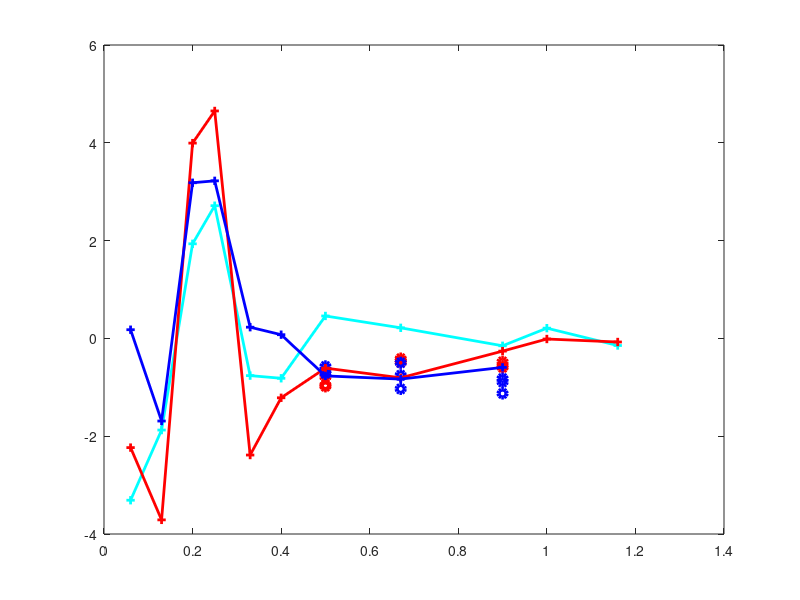

MATLAB code for this plot: (Note: this script raises an error after producing the figure.)
load('flux_BL_sine.mat');
axis_size = 27;
fontSize1 = 30;
fontSize2 = 22;
fontSize3 = 22;
ss =3;

f = [0.5, 0.5, 0.5, 0.67, 0.67, 0.67, 0.9, 0.9, 0.9, 0.9, 0.9, 0.9,...
     0.67, 0.67, 0.67,0.5, 0.5, 0.5];

f_sin = [1.16, 1.0, 0.9, 0.67, 0.5, 0.4, 0.33, 0.25, 0.2, 0.13, 0.06,...
         1.16, 1.0, 0.9, 0.67, 0.5, 0.4, 0.33, 0.25, 0.2, 0.13, 0.06,...
          0.9, 0.67, 0.5, 0.4, 0.33, 0.25, 0.2, 0.13, 0.06];


%SINE WAVE H/h = 0.15

mean_flux_H015  = [mean(flux(1:3,2)), mean(flux(4:6,2)), mean(flux(7:9,2))]*10^4;
err = [std(flux(1:3,2)), std(flux(4:6,2)), std(flux(7:9,2))]*10^4;
f_OF = [0.5, 0.67, 0.9];


[p,S] = polyfit(f(1:9),flux(1:9,2),1);
x1 = linspace(0,1,1000);
y1 = polyval(p,x1);
[y_fit,delta] = polyval(p,x1,S);

figure(1)
l(1) = plot(f(1:9),flux(1:9,2)*10^4,'ro','DisplayName','H/h = 0.15(exp)','LineWidth',ss);
hold on
l(2) = plot(f(10:18),flux(10:18,2)*10^4,'bo','DisplayName','H/h = 0.28(exp)','LineWidth',ss);
hold on
l(3) = plot(f_sin(1:11),flux_OF_extend_sin(1:11)*10^4,'+-c','DisplayName','H/h = 0.10(OF)','LineWidth',ss-1);
hold on
l(4) = plot(f_sin(12:22),flux_OF_extend_sin(12:22)*10^4,'+-r','DisplayName','H/h = 0.15(OF)','LineWidth',ss-1);
hold on
l(5) = plot(f_sin(23:end),flux_OF_extend_sin(23:end)*10^4,'+-b','DisplayName','H/h = 0.28(OF)','LineWidth',ss-1);
yline(0)
set(gca,'fontsize',axis_size);
set(gcf, 'Position',  [300, 300, 800, 550])
xlabel('$f$[Hz]','interpreter','latex','FontSize', fontSize1);
ylabel('$\bar{Q}$[cm$^2$/s]','interpreter','latex','FontSize', fontSize1);
legend(l(1:5),'FontSize',fontSize3)
grid minor
hold off

%ERROR
figure(3)
l(17) = errorbar(f_OF,mean_flux_H015,err,'.b','DisplayName','2\sigma_x(mean exp)','LineWidth',ss-1);
hold on
l(18) = plot(f_sin(14:16),flux_OF_extend_sin(14:16)*10^4,'+r','DisplayName','Sine(OF)','LineWidth',ss-1);
hold on
l(19) = plot(x1,y_fit*10^4,'k-','DisplayName','linear regression','LineWidth',ss-1);
hold on
l(20)= plot(x1,(y_fit+2*delta)*10^4,'m--','DisplayName','95% Prediction Interval','LineWidth',ss-1);
hold on
l(21)= plot(x1,(y_fit-2*delta)*10^4,'m--','LineWidth',ss-1);

set(gca,'fontsize',axis_size);
set(gcf, 'Position',  [300, 300, 800, 550])
xlabel('$f$[Hz]','interpreter','latex','FontSize', fontSize1);
ylabel('$\bar{Q}$[cm$^2$/s]','interpreter','latex','FontSize', fontSize1);
legend(l(17:20),'FontSize',fontSize3)
grid minor
hold off


%SINE WAVE H/h = 0.28

mean_flux_H028  = [mean(flux(16:18,2)), mean(flux(13:14,2)), mean(flux(10:12,2))]*10^4;
err_ = [std(flux(16:18,2)), std(flux(13:14,2)), std(flux(10:12,2))]*10^4;
f_OF = [0.5, 0.67, 0.9];

[p_,S_] = polyfit(f(10:18),flux(10:18,2),1);
x1_ = linspace(0,1,1000);
y1_ = polyval(p_,x1_);
[y_fit_,delta_] = polyval(p_,x1_,S_);

%ERROR
figure(4)
l(6) = errorbar(f_OF,mean_flux_H028,err_,'.b','DisplayName','2\sigma_x(mean exp)','LineWidth',ss-1);
hold on
l(7) = plot(f_sin(23:25),flux_OF_extend_sin(23:25)*10^4,'+r','DisplayName','Sine(OF)','LineWidth',ss-1);
hold on
l(8) = plot(x1_,y_fit_*10^4,'k-','DisplayName','linear regression','LineWidth',ss-1);
hold on
l(9)= plot(x1_,(y_fit_+2*delta_)*10^4,'m--','DisplayName','95% Prediction Interval','LineWidth',ss-1);
hold on
l(10)= plot(x1_,(y_fit_-2*delta_)*10^4,'m--','LineWidth',ss-1);

set(gca,'fontsize',axis_size);
set(gcf, 'Position',  [300, 300, 800, 550])
xlabel('$f$[Hz]','interpreter','latex','FontSize', fontSize1);
ylabel('$\bar{Q}$[cm$^2$/s]','interpreter','latex','FontSize', fontSize1);
legend(l(6:9),'FontSize',fontSize3)
grid minor
hold off


